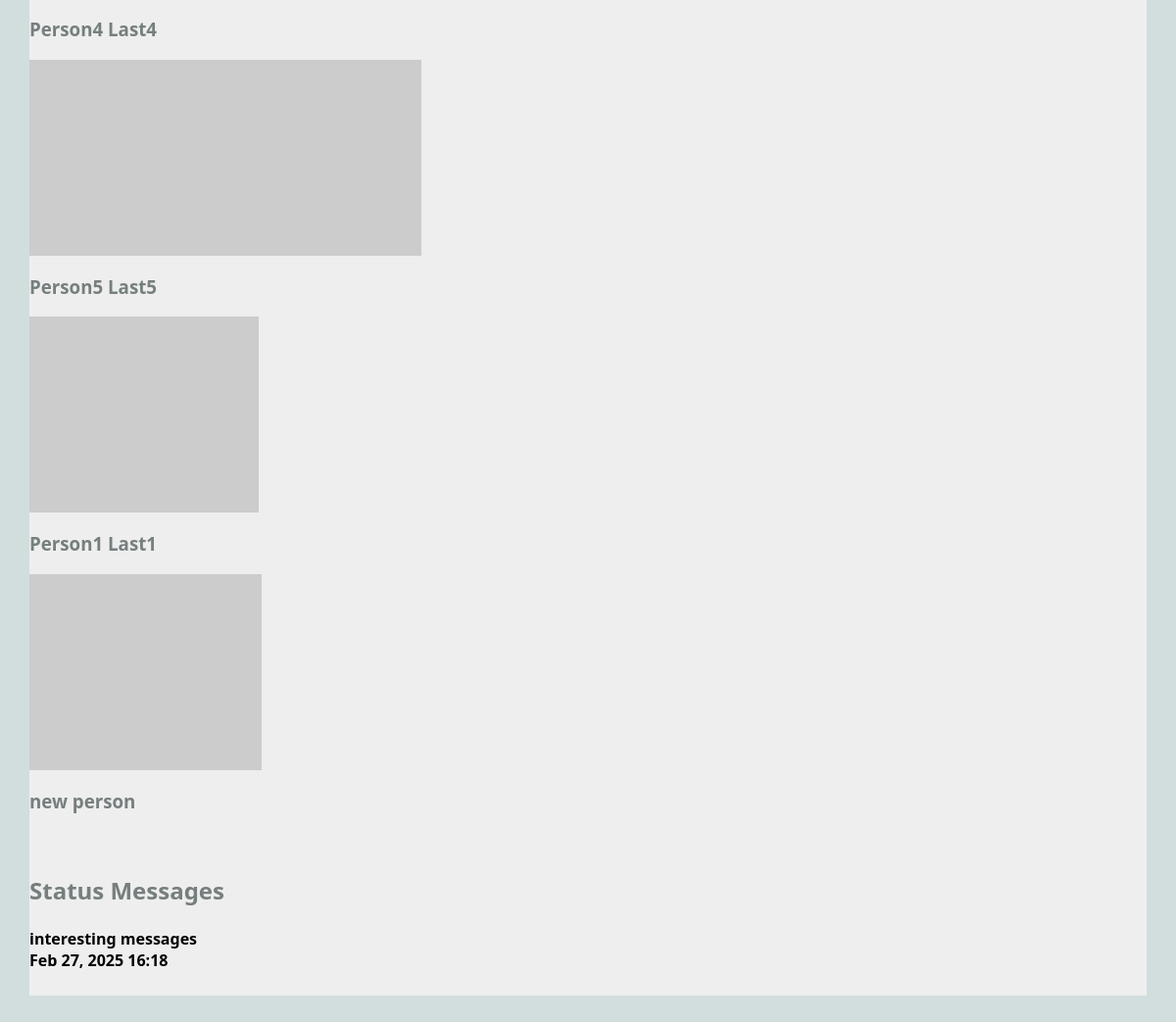
Before: /mini_fb/profile/2 (lower part) with the older database file.
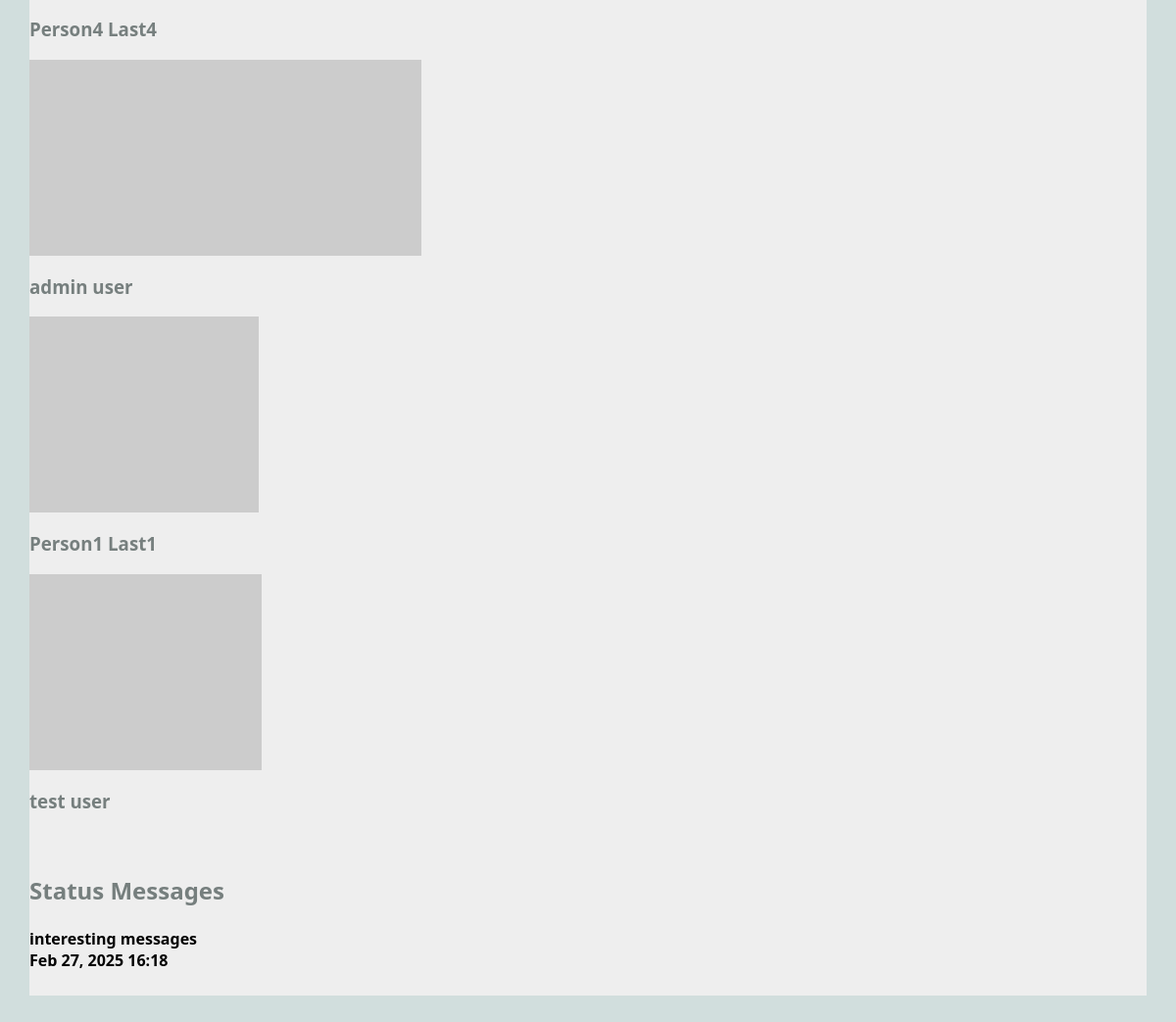
After: the same page with the newer database file.
### mini_fb/models.py (models this page shows, shortened)
class Profile(models.Model):
    fname = models.TextField(blank=False)  # First name of the user
    lname = models.TextField(blank=False)  # Last name of the user
    city = models.TextField(blank=False)   # City where the user resides
    email = models.TextField(blank=False)  # Email address of the user
    profile_image_url = models.URLField(blank=True)  # Profile image URL (optional)
    user = models.ForeignKey(User, on_delete=models.CASCADE) # Link mini_fb Profile to django User
    def __str__(self):
        return f'{self.fname} {self.lname}'
    def get_status_messages(self):
        status_messages = StatusMessage.objects.filter(profile=self).order_by('-timestamp')
        return status_messages
    def get_friends(self):
        friends = Friend.objects.filter(models.Q(profile1=self) | models.Q(profile2=self))
        friend_profiles = [f.profile1 if f.profile2 == self else f.profile2 for f in friends]
        return friend_profiles

### mini_fb/views.py (the view)
# urls.py: path('profile/<int:pk>', ShowProfilePageView.as_view(), name='show_profile'),
class ShowProfilePageView(DetailView):
    model = Profile  # The Profile model we are working with
    template_name = 'mini_fb/show_profile.html'  # Template for displaying a single profile
    context_object_name = 'profile'  # Name used to access the profile in the template file

### mini_fb/models.py (called while the page is built)
    def get_images(self):
        status_images = StatusImage.objects.filter(status_message=self)
        images = [status_image.image for status_image in status_images]  # Extract the Image objects
        return images

### mini_fb/templates/mini_fb/show_profile.html (shortened to what this page needs)
{% extends 'mini_fb/base.html' %}
{% block content %}
<main class="grid-container">
  <div class="container">
    <table>
      {% for friend in profile.get_friends %}
        <tr>
          {% if friend.profile_image_url %}
          <a href="{% url 'show_profile' friend.pk %}">
            <img src="{{friend.profile_image_url}}" alt="{{friend.profile_image_url}}" />
          </a>
          {% endif %}
          <h3>{{friend.fname}} {{friend.lname}}</h3>
        </tr>
      {% endfor %}
    </table>
  </div>
  <div class="container">
    <h2>Status Messages</h2>
    <table>
      {% for message in profile.get_status_messages %}
      <tr>
        <h4>{{message.message}} </br> {{message.timestamp|date:"M d, Y H:i"}}</h4>
      </tr>
      {% endfor %}
    </table>
  </div>
</main>
{% endblock %}

Changed rows visible on the page:
changed Profile: fname "Person5" → "admin"; lname "Last5" → "user"
changed Profile: fname "new" → "test"; lname "person" → "user"
